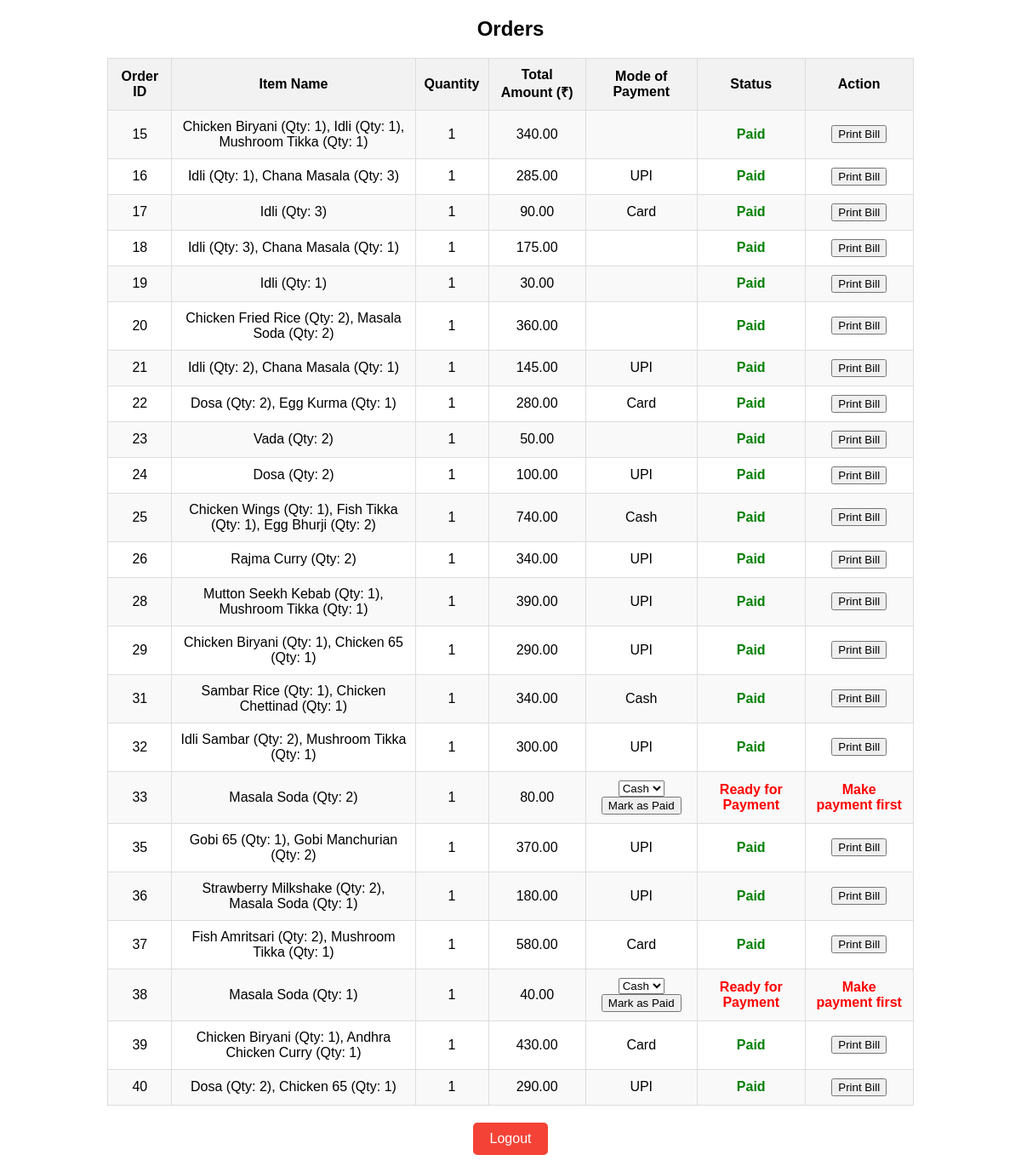
Page /cashier/cashier_dashboard.php on the committed database.
### tables this page shows
CREATE TABLE `orders` (
  `id` int(11) NOT NULL,
  `customer_id` int(11) DEFAULT NULL,
  `total_amount` decimal(10,2) DEFAULT NULL,
  `status` varchar(50) DEFAULT NULL,
  `payment_status` varchar(50) DEFAULT 'Pending',
  `item_name` text DEFAULT NULL,
  `table` int(11) DEFAULT 1,
  `payment_mode` varchar(50) DEFAULT NULL,
  `table_number` varchar(10) DEFAULT NULL,
  `quantity` varchar(10) DEFAULT NULL
);

### cashier/cashier_dashboard.php (the view, shortened to what this page needs)
<?php
$conn = new mysqli('localhost', 'root', '', 'restaurant_billing_system');
$orders = $conn->query("SELECT * FROM orders WHERE payment_status IN ('Paid', 'Ready for Payment')");
?>
<!DOCTYPE html>
<html lang="en">
<head>
</head>
<body>
<h2>Orders</h2>
<table>
    <tr>
        <th>Order ID</th>
        <th>Item Name</th>
        <th>Quantity</th>
        <th>Total Amount (₹)</th>
        <th>Mode of Payment</th>
        <th>Status</th>
        <th>Action</th>
    </tr>
    <?php while ($order = $orders->fetch_assoc()): ?>
        <tr>
            <td><?php echo htmlspecialchars($order['id']); ?></td>
            <td><?php echo htmlspecialchars($order['item_name']); ?></td>
            <td><?php echo htmlspecialchars($order['table']); ?></td>
            <td><?php echo htmlspecialchars($order['total_amount']); ?></td>
            <td>
                <?php if ($order['payment_status'] == 'Paid'): ?>
                    <?php echo htmlspecialchars($order['payment_mode']); ?>
                <?php else: ?>
                    <form method="POST">
                        <select name="payment_mode">
                            <option value="Cash">Cash</option>
                        </select>
                        <button type="submit" name="mark_paid">Mark as Paid</button>
                    </form>
                <?php endif; ?>
            </td>
            <td>
                <?php if ($order['payment_status'] == 'Paid'): ?>
                    <span class="paid">Paid</span>
                <?php else: ?>
                    <span class="unpaid">Ready for Payment</span>
                <?php endif; ?>
            </td>
            <td>
                <?php if ($order['payment_status'] == 'Paid'): ?>
                    <button onclick="printOrder(<?php echo htmlspecialchars(json_encode($order)); ?>)">Print Bill</button>
                <?php else: ?>
                    <span class="unpaid">Make payment first</span>
                <?php endif; ?>
            </td>
        </tr>
    <?php endwhile; ?>
</table>
<form method="POST">
    <button type="submit" name="logout" class="logout-button">Logout</button>
</form>
</body>
</html>

### cashier/cashier_dashboard.php (style rules this page uses)
body { font-family: Arial, sans-serif; }
table { border-collapse: collapse; width: 80%; margin: 20px auto; }
th, td { border: 1px solid #ddd; padding: 10px; text-align: center; }
th { background-color: #f2f2f2; font-weight: bold; }
tr:nth-child(even) { background-color: #f9f9f9; }
.paid { color: green; font-weight: bold; }
.unpaid { color: red; font-weight: bold; }
h2 { text-align: center; }
.logout-button { display: block; margin: 20px auto; padding: 10px 20px; font-size: 16px; background-color: #f44336; color: white; border: none; border-radius: 5px; cursor: pointer; }

### rows in the picture
orders: id "15", item_name "Chicken Biryani (Qty: 1), Idli (Qty: 1), Mushroom Tikka (Qty: 1)", table "1", total_amount "340.00", payment_status "Paid"
orders: id "16", item_name "Idli (Qty: 1), Chana Masala (Qty: 3)", table "1", total_amount "285.00", payment_mode "UPI", payment_status "Paid"
orders: id "17", item_name "Idli (Qty: 3)", table "1", total_amount "90.00", payment_mode "Card", payment_status "Paid"
orders: id "18", item_name "Idli (Qty: 3), Chana Masala (Qty: 1)", table "1", total_amount "175.00", payment_status "Paid"
orders: id "19", item_name "Idli (Qty: 1)", table "1", total_amount "30.00", payment_status "Paid"
orders: id "20", item_name "Chicken Fried Rice (Qty: 2), Masala Soda (Qty: 2)", table "1", total_amount "360.00", payment_status "Paid"
orders: id "21", item_name "Idli (Qty: 2), Chana Masala (Qty: 1)", table "1", total_amount "145.00", payment_mode "UPI", payment_status "Paid"
orders: id "22", item_name "Dosa (Qty: 2), Egg Kurma (Qty: 1)", table "1", total_amount "280.00", payment_mode "Card", payment_status "Paid"
orders: id "23", item_name "Vada (Qty: 2)", table "1", total_amount "50.00", payment_status "Paid"
orders: id "24", item_name "Dosa (Qty: 2)", table "1", total_amount "100.00", payment_mode "UPI", payment_status "Paid"
orders: id "25", item_name "Chicken Wings (Qty: 1), Fish Tikka (Qty: 1), Egg Bhurji (Qty: 2)", table "1", total_amount "740.00", payment_mode "Cash", payment_status "Paid"
orders: id "26", item_name "Rajma Curry (Qty: 2)", table "1", total_amount "340.00", payment_mode "UPI", payment_status "Paid"
orders: id "28", item_name "Mutton Seekh Kebab (Qty: 1), Mushroom Tikka (Qty: 1)", table "1", total_amount "390.00", payment_mode "UPI", payment_status "Paid"
orders: id "29", item_name "Chicken Biryani (Qty: 1), Chicken 65 (Qty: 1)", table "1", total_amount "290.00", payment_mode "UPI", payment_status "Paid"
orders: id "31", item_name "Sambar Rice (Qty: 1), Chicken Chettinad (Qty: 1)", table "1", total_amount "340.00", payment_mode "Cash", payment_status "Paid"
orders: id "32", item_name "Idli Sambar (Qty: 2), Mushroom Tikka (Qty: 1)", table "1", total_amount "300.00", payment_mode "UPI", payment_status "Paid"
orders: id "33", item_name "Masala Soda (Qty: 2)", table "1", total_amount "80.00", shows "Ready for Payment", shows "Make payment first"
orders: id "35", item_name "Gobi 65 (Qty: 1), Gobi Manchurian (Qty: 2)", table "1", total_amount "370.00", payment_mode "UPI", payment_status "Paid"
orders: id "36", item_name "Strawberry Milkshake (Qty: 2), Masala Soda (Qty: 1)", table "1", total_amount "180.00", payment_mode "UPI", payment_status "Paid"
orders: id "37", item_name "Fish Amritsari (Qty: 2), Mushroom Tikka (Qty: 1)", table "1", total_amount "580.00", payment_mode "Card", payment_status "Paid"
orders: id "38", item_name "Masala Soda (Qty: 1)", table "1", total_amount "40.00", shows "Ready for Payment", shows "Make payment first"
orders: id "39", item_name "Chicken Biryani (Qty: 1), Andhra Chicken Curry (Qty: 1)", table "1", total_amount "430.00", payment_mode "Card", payment_status "Paid"
orders: id "40", item_name "Dosa (Qty: 2), Chicken 65 (Qty: 1)", table "1", total_amount "290.00", payment_mode "UPI", payment_status "Paid"
